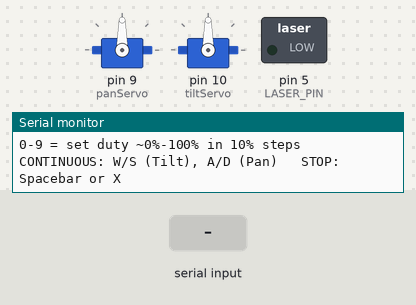
Simulated run of this sketch. Board: Arduino Nano, built with avr-gcc and run on an emulated ATmega328P. Parts: 2 × servo, switched loads named in the sketch (green lamp = pin HIGH), the last lines printed to the serial monitor. Inputs (shaded band) come from the test bench.

Above: at 1.2 s.
1.3 s: "O" received over Serial
At 2.2 s:
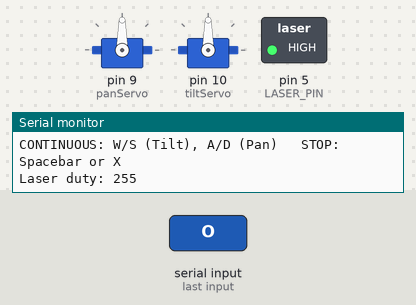
2.8 s: byte 51 ('3') received over Serial
At 3.3 s:
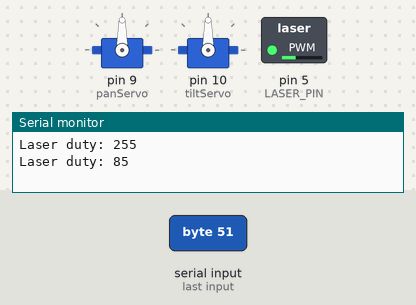
4.3 s: byte 53 ('5') received over Serial
At 5.5 s:
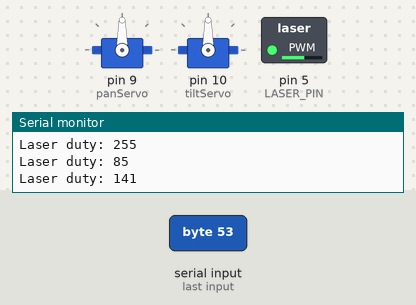
5.8 s: byte 55 ('7') received over Serial
At 6.8 s:
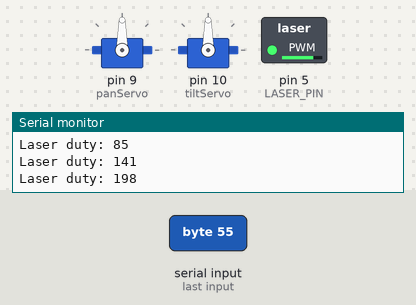
7.3 s: "w90\n" received over Serial
At 8.0 s:
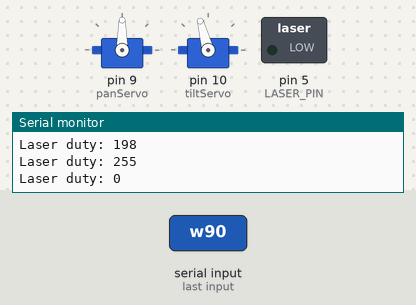
8.8 s: byte 50 ('2') received over Serial
At 9.1 s:
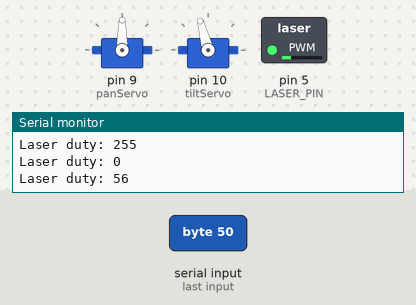
Timing chart, 0 to 11.3 s (numbered marks = the images above; inputs shaded):
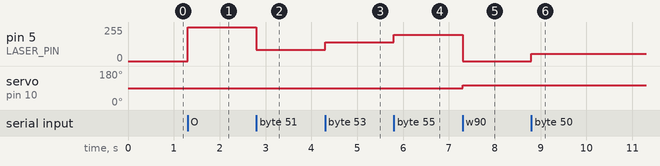

Measured:
- after the input at 1.3 s, pin 5 (LASER_PIN): 0/255 → 255/255 at once
- after the input at 2.8 s, pin 5 (LASER_PIN): 255/255 → 85/255 at once
- after the input at 4.3 s, pin 5 (LASER_PIN): 85/255 → 141/255 at once
- after the input at 5.8 s, pin 5 (LASER_PIN): 141/255 → 198/255 at once
- after the input at 7.3 s, pin 5 (LASER_PIN): 198/255 → 0/255 at once; servo on pin 10 (tiltServo): 90° → 105° at once
- after the input at 8.8 s, pin 5 (LASER_PIN): 0/255 → 56/255 at once

The sketch:

laser_pwm_test.ino
```cpp
#include <Servo.h>

Servo panServo;
Servo tiltServo;

// --- PINS ---
const int LASER_PIN = 5; // PWM-capable pin, wired directly to laser's PWM input (laser GND -> Nano GND)

// --- CALIBRATION ---
int panStop = 90;
int tiltStop = 90;
int speedOffset = 15;
int nudgeTime = 55;
// -------------------

int laserDuty = 0; // 0-255, current PWM duty cycle

void setup() {
  panServo.attach(9);
  tiltServo.attach(10);

  pinMode(LASER_PIN, OUTPUT);
  analogWrite(LASER_PIN, 0); // Start with laser OFF

  panServo.write(panStop);
  tiltServo.write(tiltStop);

  Serial.begin(9600);
  Serial.println("--- Laser PWM Test ---");
  Serial.println("O = full ON (255)   F = full OFF (0)");
  Serial.println("0-9 = set duty ~0%-100% in 10% steps");
  Serial.println("CONTINUOUS: W/S (Tilt), A/D (Pan)   STOP: Spacebar or X");
}

void loop() {
  // Single-character command dispatch over USB serial -- pan/tilt use
  // continuous speed writes (no auto-stop), laser is driven either fully
  // on/off or at a stepped 0-9 duty-cycle level.
  if (Serial.available() > 0) {
    char cmd = Serial.read();

    switch (cmd) {
      // --- CONTINUOUS MOVEMENT (WASD) ---
      case 'w': tiltServo.write(tiltStop + speedOffset); break;
      case 's': tiltServo.write(tiltStop - speedOffset); break;
      case 'a': panServo.write(panStop + speedOffset);  break;
      case 'd': panServo.write(panStop - speedOffset);  break;

      // --- LASER: FULL ON/OFF ---
      case 'o': case 'O':
        setLaser(255);
        break;
      case 'f': case 'F':
        setLaser(0);
        break;

      // --- LASER: DUTY STEPS 0-9 ---
      case '0': case '1': case '2': case '3': case '4':
      case '5': case '6': case '7': case '8': case '9': {
        // Digit character to integer via ASCII subtraction (e.g. '7'-'0'=7),
        // then rescaled from the 0-9 step range onto the full 0-255 PWM range.
        int step = cmd - '0';           // 0-9
        int duty = map(step, 0, 9, 0, 255);
        setLaser(duty);
        break;
      }

      // --- STOP (X or Space) ---
      case 'x': case ' ':
        stopAll();
        break;
    }
  }
}

void setLaser(int duty) {
  laserDuty = constrain(duty, 0, 255);
  analogWrite(LASER_PIN, laserDuty);
  Serial.print("Laser duty: ");
  Serial.println(laserDuty);
}

void stopAll() {
  panServo.write(panStop);
  tiltServo.write(tiltStop);
  setLaser(0);
  Serial.println("Stopped. Motors + laser off.");
}
```
